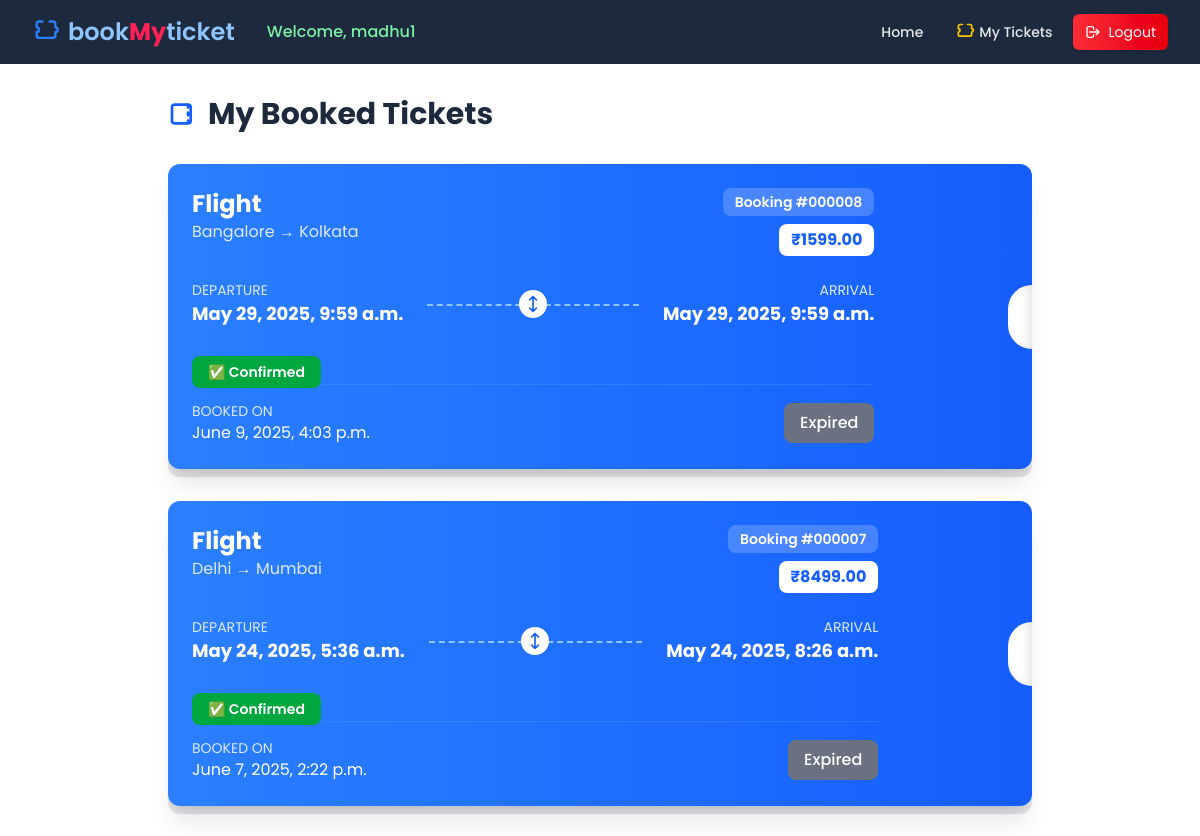
/mytickets/my_tickets/ (signed in, upper part), run on an earlier commit of the app's database.
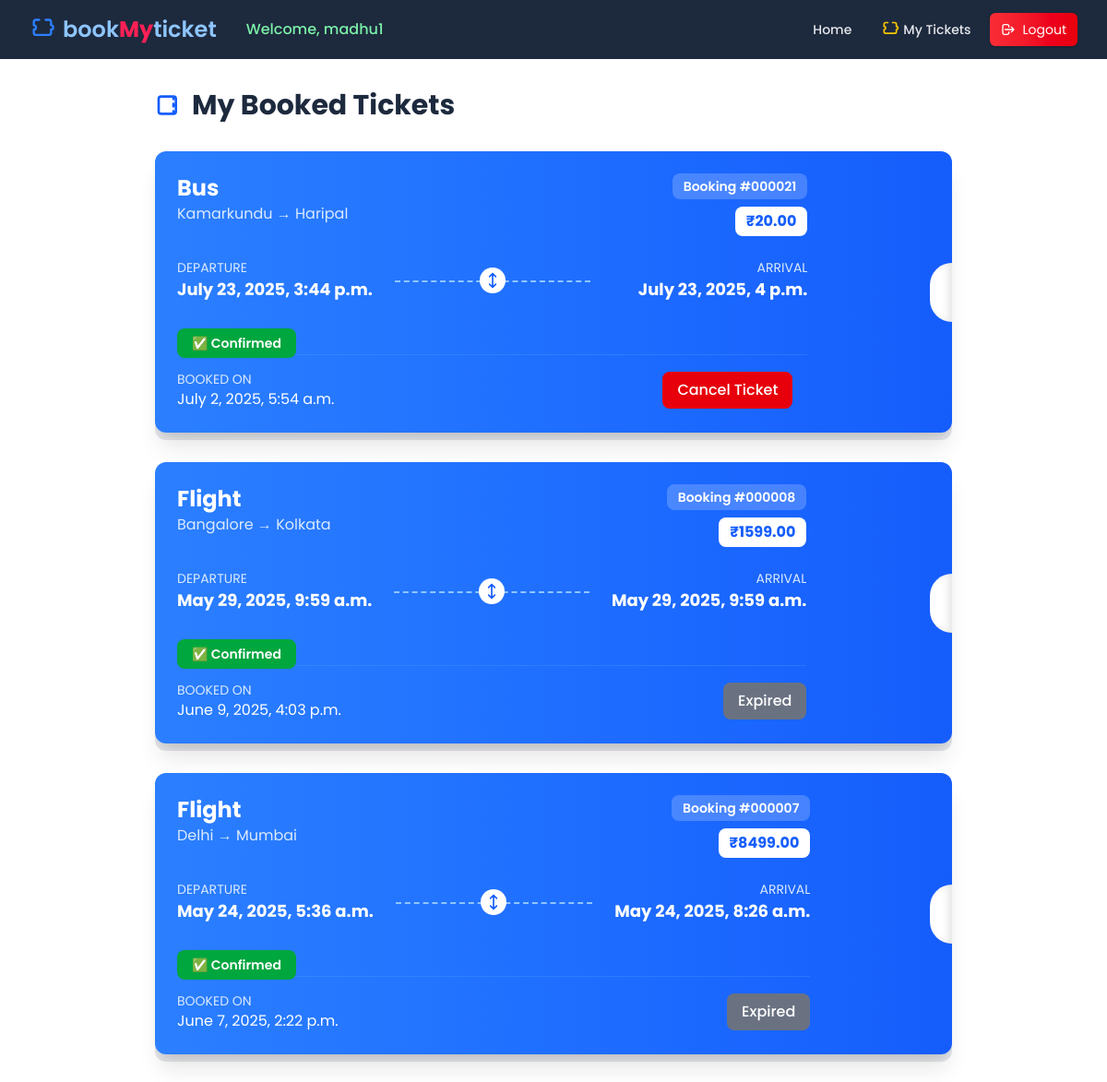
And on a later commit of the database.
### mytickets/models.py (models this page shows, shortened)
class UserTicket(models.Model):
    user = models.ForeignKey(User, on_delete=models.CASCADE)
    ticket = models.ForeignKey(Ticket, on_delete=models.CASCADE)
    booked_at = models.DateTimeField(auto_now_add=True)
    def is_confirmed(self):
        return timezone.now() >= self.booked_at + timedelta(days=1)
    @property
    def departure_time(self):
        return self.ticket.departure_time
    @property
    def arrival_time(self):
        return self.ticket.arrival_time

class Ticket(models.Model):
    TICKET_TYPES = [
        ('Flight', 'Flight'),
        ('Train', 'Train'),
        ('Bus', 'Bus'),
    ]
    type = models.CharField(max_length=20, choices=TICKET_TYPES)
    plane_ticket = models.ForeignKey(Ticketsplane, on_delete=models.CASCADE, null=True, blank=True)
    train_ticket = models.ForeignKey(Tickets, on_delete=models.CASCADE, null=True, blank=True)
    bus_ticket = models.ForeignKey(Ticketsbus, on_delete=models.CASCADE, null=True, blank=True)
    date_time = models.DateTimeField(default=timezone.now)
    source = models.CharField(max_length=30)
    destination = models.CharField(max_length=30)
    departure_time = models.DateTimeField()
    arrival_time = models.DateTimeField()
    total_seats = models.PositiveIntegerField()
    price = models.DecimalField(max_digits=10, decimal_places=2)

### mytickets/views.py (the view)
# urls.py: path('my_tickets/', views.my_tickets, name='my_tickets'),
@login_required
def my_tickets(request):
    bookings = UserTicket.objects.filter(user=request.user).order_by('-booked_at')
    return render(request, 'mytickets/my_tickets.html', {
        'bookings': bookings,
        'now': timezone.now(),
    })

### mytickets/templates/mytickets/my_tickets.html (shortened to what the changed rows need)
{% extends "layout.html" %}
{% block content %}
<div class="max-w-4xl mx-auto px-4 py-8">
    <h2 class="text-3xl font-bold text-slate-800 mb-8 flex items-center">
        <svg xmlns="http://www.w3.org/2000/svg" class="h-8 w-8 mr-2 text-blue-600" fill="none" viewBox="0 0 24 24" stroke="currentColor">
            <path stroke-linecap="round" stroke-linejoin="round" stroke-width="2" d="M15 5v2m0 4v2m0 4v2M5 5a2 2 0 00-2 2v10a2 2 0 002 2h10a2 2 0 002-2V7a2 2 0 00-2-2H5z" />
        </svg>
        My Booked Tickets
    </h2>
    {% for b in bookings %}
    <div class="relative mb-8 group">
        <div class="relative z-10 bg-gradient-to-r from-blue-500 to-blue-600 rounded-xl shadow-xl overflow-hidden transform group-hover:-translate-y-1 transition duration-300 flex">
            <div class="absolute right-0 top-1/2 transform -translate-y-1/2 h-16 w-6 bg-white rounded-l-full shadow-[inset_-4px_0_8px_rgba(0,0,0,0.1)]"></div>
            <div class="p-6 text-white">
                <div class="flex justify-between items-start mb-6">
                    <div>
                        <h3 class="text-2xl font-bold">{{ b.ticket.type }}</h3>
                        <p class="text-blue-100">{{ b.ticket.source }} → {{ b.ticket.destination }}</p>
                    </div>
                    <div class="flex flex-col items-end">
                        <div class="bg-white/20 rounded-lg px-3 py-1 text-sm font-semibold mb-2">
                            Booking #{{ b.id|stringformat:"06d" }}
                        </div>
                        <div class="bg-white text-blue-600 rounded-lg px-3 py-1 font-bold">
                            ₹{{ b.ticket.price }}
                        </div>
                    </div>
                </div>
                <div class="grid grid-cols-1 md:grid-cols-3 gap-6 mb-6">
                    <div>
                        <p class="text-blue-100 text-sm">DEPARTURE</p>
                        <p class="font-bold text-lg">{{ b.departure_time }}</p>
                    </div>
                    <div class="flex items-center justify-center">
                        <div class="relative w-full">
                            <div class="relative flex justify-center">
                                <div class="bg-white p-1 rounded-full">
                                    <svg xmlns="http://www.w3.org/2000/svg" class="h-5 w-5 text-blue-600" fill="none" viewBox="0 0 24 24" stroke="currentColor">
                                        <path stroke-linecap="round" stroke-linejoin="round" stroke-width="2" d="M8 7l4-4m0 0l4 4m-4-4v18m0 0l-4-4m4 4l4-4" />
                                    </svg>
                                </div>
                            </div>
                        </div>
                    </div>
                    <div class="text-right">
                        <p class="text-blue-100 text-sm">ARRIVAL</p>
                        <p class="font-bold text-lg">{{ b.arrival_time }}</p>
                    </div>
                </div>
                <div class="pt-2">
                    {% if b.is_confirmed %}
                        <span class="bg-green-600 text-white px-4 py-1.5 rounded-lg font-semibold text-sm">
                            ✅ Confirmed
                        </span>
                    {% else %}
                        <span class="bg-yellow-500 text-white px-4 py-1.5 rounded-lg font-semibold text-sm">
                            ⏳ Not Confirmed
                        </span>
                    {% endif %}
                </div>
                <div class="flex justify-between items-center pt-4 border-t border-blue-400/30">
                    <div>
                        <p class="text-blue-100 text-sm">BOOKED ON</p>
                        <p>{{ b.booked_at }}</p>
                    </div>
                    {% if b.ticket.arrival_time > now %}
                        <form method="post" action="{% url 'cancel_ticket' b.ticket.id %}" onsubmit="return confirm('Are you sure you want to cancel this ticket?');">
                            <button type="submit" class="bg-red-600 hover:bg-red-700 text-white mx-4 px-3 py-1.5 sm:px-4 sm:py-2 rounded-lg font-medium transition-colors text-sm sm:text-base">
                                Cancel Ticket
                            </button>
                        </form>
                    {% else %}
                        <span class="bg-gray-500 text-white px-4 py-2 rounded-lg font-medium text-sm sm:text-base cursor-not-allowed">
                            Expired
                        </span>
                    {% endif %}
                </div>
            </div>
        </div>
        <div class="absolute inset-0 bg-gray-200 rounded-xl transform translate-y-2 group-hover:translate-y-3 transition duration-300 -z-10"></div>
    </div>
    {% endfor %}
</div>
{% endblock %}

What changed in the data, as far as the page shows it:
added UserTicket: ticket.type "Bus", ticket.source "Kamarkundu", ticket.destination "Haripal", id "000021", ticket.price "20.00", departure_time "July 23, 2025, 3:44 p.m.", arrival_time "July 23, 2025, 4 p.m.", shows "✅ Confirmed", booked_at "July 2, 2025, 5:54 a.m.", shows "Cancel Ticket"
